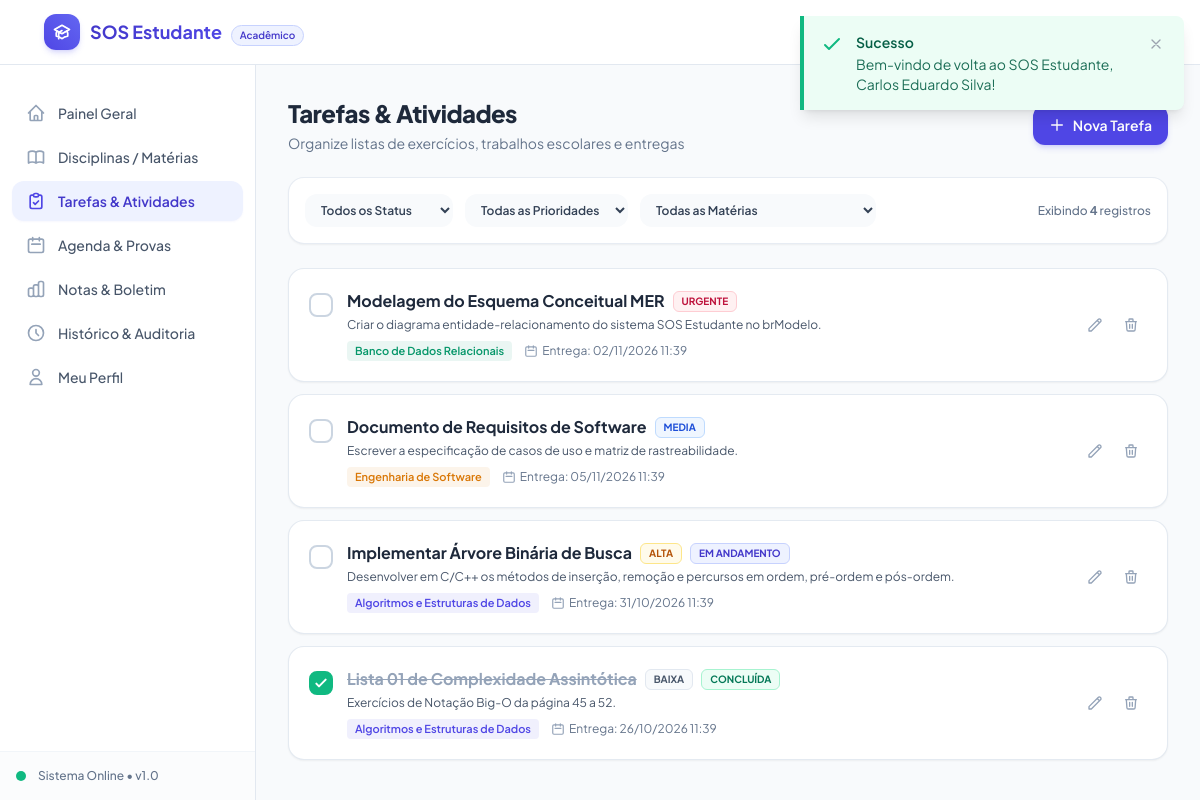
Page /index.php?route=tasks (signed in) on the committed database.
### tables this page shows
CREATE TABLE IF NOT EXISTS `tarefas` (
  `id` INT AUTO_INCREMENT PRIMARY KEY,
  `usuario_id` INT NOT NULL,
  `disciplina_id` INT NULL,
  `titulo` VARCHAR(180) NOT NULL,
  `descricao` TEXT NULL,
  `data_entrega` DATETIME NULL,
  `prioridade` ENUM('baixa', 'media', 'alta', 'urgente') NOT NULL DEFAULT 'media',
  `status` ENUM('pendente', 'em_andamento', 'concluida') NOT NULL DEFAULT 'pendente',
  `concluida_em` DATETIME NULL,
  `created_at` TIMESTAMP DEFAULT CURRENT_TIMESTAMP,
  `updated_at` TIMESTAMP DEFAULT CURRENT_TIMESTAMP ON UPDATE CURRENT_TIMESTAMP,
  CONSTRAINT `fk_tarefas_usuario` FOREIGN KEY (`usuario_id`) 
    REFERENCES `usuarios` (`id`) ON DELETE CASCADE ON UPDATE CASCADE,
  CONSTRAINT `fk_tarefas_disciplina` FOREIGN KEY (`disciplina_id`) 
    REFERENCES `disciplinas` (`id`) ON DELETE SET NULL ON UPDATE CASCADE
);

CREATE TABLE IF NOT EXISTS `disciplinas` (
  `id` INT AUTO_INCREMENT PRIMARY KEY,
  `usuario_id` INT NOT NULL,
  `nome` VARCHAR(120) NOT NULL,
  `codigo` VARCHAR(30) NULL,
  `professor` VARCHAR(120) NULL,
  `sala` VARCHAR(60) NULL,
  `cor` VARCHAR(20) NOT NULL DEFAULT '#4F46E5',
  `semestre` VARCHAR(30) NULL,
  `carga_horaria` INT NULL,
  `media_minima` DECIMAL(4,2) NOT NULL DEFAULT 7.00,
  `status` ENUM('em_andamento', 'aprovado', 'reprovado') NOT NULL DEFAULT 'em_andamento',
  `created_at` TIMESTAMP DEFAULT CURRENT_TIMESTAMP,
  `updated_at` TIMESTAMP DEFAULT CURRENT_TIMESTAMP ON UPDATE CURRENT_TIMESTAMP,
  CONSTRAINT `fk_disciplinas_usuario` FOREIGN KEY (`usuario_id`) 
    REFERENCES `usuarios` (`id`) ON DELETE CASCADE ON UPDATE CASCADE
);

### views/tasks/index.php (the view, shortened to what the rows shown need)
<?php
require_once __DIR__ . '/../layouts/header.php';
?>
<div class="flex-1 flex overflow-hidden">
    <main class="flex-1 overflow-y-auto bg-slate-50 p-4 sm:p-6 lg:p-8">
        <div class="flex flex-col sm:flex-row sm:items-center sm:justify-between gap-4 mb-6">
            <div>
                <h1 class="text-2xl font-black text-slate-800 tracking-tight">Tarefas & Atividades</h1>
            </div>
        </div>
        <?php if (empty($tasks)): ?>
            <div class="bg-white rounded-2xl border border-slate-200 p-12 text-center max-w-lg mx-auto my-8">
                <div class="w-16 h-16 rounded-2xl bg-brand-50 text-brand-600 flex items-center justify-center mx-auto mb-4">
                    <svg class="w-8 h-8" fill="none" viewBox="0 0 24 24" stroke="currentColor">
                        <path stroke-linecap="round" stroke-linejoin="round" stroke-width="2" d="M9 5H7a2 2 0 00-2 2v12a2 2 0 002 2h10a2 2 0 002-2V7a2 2 0 00-2-2h-2M9 5a2 2 0 002 2h2a2 2 0 002-2M9 5a2 2 0 012-2h2a2 2 0 012 2" />
                    </svg>
                </div>
                <h3 class="text-lg font-bold text-slate-800">Nenhuma tarefa encontrada</h3>
                <p class="text-sm text-slate-500 mt-2 mb-6">Não há tarefas cadastradas para os filtros selecionados.</p>
                <button type="button" onclick="Modal.open('new-task-modal')" class="px-5 py-2.5 rounded-xl bg-brand-600 text-white font-semibold text-sm shadow hover:bg-brand-700 transition">
                    Adicionar Nova Tarefa
                </button>
            </div>
        <?php else: ?>
            <div class="space-y-3">
                <?php foreach ($tasks as $t): ?>
                    <?php
                        $isCompleted = ($t['status'] === 'concluida');
                        $isOverdue = (!$isCompleted && !empty($t['data_entrega']) && strtotime($t['data_entrega']) < time());
                        $prioBadge = [
                            'urgente' => 'bg-rose-50 text-rose-700 border-rose-200',
                            'alta'    => 'bg-amber-50 text-amber-700 border-amber-200',
                            'media'   => 'bg-blue-50 text-blue-700 border-blue-200',
                            'baixa'   => 'bg-slate-50 text-slate-600 border-slate-200',
                        ];
                    ?>
                    <div class="bg-white rounded-2xl border <?= $isOverdue ? 'border-rose-300 ring-1 ring-rose-200' : 'border-slate-200/90' ?> p-4 sm:p-5 shadow-sm hover:shadow-md transition flex flex-col sm:flex-row sm:items-center justify-between gap-4">
                        <div class="flex items-start space-x-3.5">
                            <form action="index.php?route=tasks/toggle" method="POST" class="mt-1">
                                <button type="submit"
                                        class="w-6 h-6 rounded-lg border-2 <?= $isCompleted ? 'bg-emerald-500 border-emerald-500 text-white' : 'border-slate-300 hover:border-brand-500 bg-white' ?> flex items-center justify-center transition"
                                        title="<?= $isCompleted ? 'Reabrir tarefa' : 'Marcar como concluída' ?>">
                                    <?php if ($isCompleted): ?>
                                        <svg class="w-4 h-4" fill="none" viewBox="0 0 24 24" stroke="currentColor">
                                            <path stroke-linecap="round" stroke-linejoin="round" stroke-width="3" d="M5 13l4 4L19 7" />
                                        </svg>
                                    <?php endif; ?>
                                </button>
                            </form>
                            <div>
                                <div class="flex flex-wrap items-center gap-2">
                                    <h3 class="text-sm sm:text-base font-bold <?= $isCompleted ? 'line-through text-slate-400' : 'text-slate-800' ?>">
                                        <?= htmlspecialchars($t['titulo']) ?>
                                    </h3>
                                    <span class="px-2 py-0.5 text-[10px] font-bold uppercase rounded-md border <?= $prioBadge[$t['prioridade']] ?? 'bg-slate-100' ?>">
                                        <?= htmlspecialchars($t['prioridade']) ?>
                                    </span>
                                    <?php if ($t['status'] === 'em_andamento'): ?>
                                        <span class="px-2 py-0.5 text-[10px] font-bold uppercase rounded-md bg-indigo-50 text-brand-700 border border-brand-200">
                                            Em Andamento
                                        </span>
                                    <?php elseif ($isCompleted): ?>
                                        <span class="px-2 py-0.5 text-[10px] font-bold uppercase rounded-md bg-emerald-50 text-emerald-700 border border-emerald-200">
                                            Concluída
                                        </span>
                                    <?php endif; ?>
                                </div>
                                <?php if (!empty($t['descricao'])): ?>
                                    <p class="text-xs text-slate-600 mt-1 max-w-2xl line-clamp-2">
                                        <?= htmlspecialchars($t['descricao']) ?>
                                    </p>
                                <?php endif; ?>
                                <div class="flex flex-wrap items-center gap-3 mt-2 text-xs text-slate-500">
                                    <?php if (!empty($t['disciplina_nome'])): ?>
                                        <span class="inline-flex items-center px-2 py-0.5 rounded text-[11px] font-semibold" style="background-color: <?= htmlspecialchars($t['disciplina_cor']) ?>15; color: <?= htmlspecialchars($t['disciplina_cor']) ?>;">
                                            <?= htmlspecialchars($t['disciplina_nome']) ?>
                                        </span>
                                    <?php endif; ?>
                                    <?php if (!empty($t['data_entrega'])): ?>
                                        <span class="flex items-center <?= $isOverdue ? 'text-rose-600 font-bold' : 'text-slate-500' ?>">
                                            <svg class="w-3.5 h-3.5 mr-1 text-slate-400" fill="none" viewBox="0 0 24 24" stroke="currentColor">
                                                <path stroke-linecap="round" stroke-linejoin="round" stroke-width="2" d="M8 7V3m8 4V3m-9 8h10M5 21h14a2 2 0 002-2V7a2 2 0 00-2-2H5a2 2 0 00-2 2v12a2 2 0 002 2z" />
                                            </svg>
                                            Entrega: <?= date('d/m/Y H:i', strtotime($t['data_entrega'])) ?>
                                        </span>
                                    <?php endif; ?>
                                </div>
                            </div>
                        </div>
                        <div class="flex items-center space-x-1 sm:self-center border-t sm:border-t-0 pt-2 sm:pt-0 border-slate-100 justify-end">
                            <button type="button"
                                    onclick='openEditTaskModal(<?= json_encode($t, JSON_HEX_TAG | JSON_HEX_APOS | JSON_HEX_QUOT | JSON_HEX_AMP) ?>)'
                                    class="p-2 rounded-xl text-slate-400 hover:text-brand-600 hover:bg-brand-50 transition" title="Editar Tarefa">
                                <svg class="w-4 h-4" fill="none" viewBox="0 0 24 24" stroke="currentColor">
                                    <path stroke-linecap="round" stroke-linejoin="round" stroke-width="2" d="M15.232 5.232l3.536 3.536m-2.036-5.036a2.5 2.5 0 113.536 3.536L6.5 21.036H3v-3.572L16.732 3.732z" />
                                </svg>
                            </button>
                            <form action="index.php?route=tasks/delete" method="POST" class="inline" data-confirm="Tem certeza que deseja excluir esta tarefa permanentemente?">
                                <button type="submit" class="p-2 rounded-xl text-slate-400 hover:text-rose-600 hover:bg-rose-50 transition" title="Excluir Tarefa">
                                    <svg class="w-4 h-4" fill="none" viewBox="0 0 24 24" stroke="currentColor">
                                        <path stroke-linecap="round" stroke-linejoin="round" stroke-width="2" d="M19 7l-.867 12.142A2 2 0 0116.138 21H7.862a2 2 0 01-1.995-1.858L5 7m5 4v6m4-6v6m1-10V4a1 1 0 00-1-1h-4a1 1 0 00-1 1v3M4 7h16" />
                                    </svg>
                                </button>
                            </form>
                        </div>
                    </div>
                <?php endforeach; ?>
            </div>
        <?php endif; ?>
    </main>
</div>
<?php require_once __DIR__ . '/../layouts/footer.php'; ?>

### rows in the picture
tarefas: titulo "Modelagem do Esquema Conceitual MER", prioridade "URGENTE", descricao "Criar o diagrama entidade-relacionamento do sistema SOS Estudante no brModelo.", disciplina.nome "Banco de Dados Relacionais", data_entrega "02/11/2026 11:39"
tarefas: titulo "Documento de Requisitos de Software", prioridade "MEDIA", descricao "Escrever a especificação de casos de uso e matriz de rastreabilidade.", disciplina.nome "Engenharia de Software", data_entrega "05/11/2026 11:39"
tarefas: titulo "Implementar Árvore Binária de Busca", prioridade "ALTA", status "EM ANDAMENTO", descricao "Desenvolver em C/C++ os métodos de inserção, remoção e percursos em ordem, pré-ordem e pós-ordem.", disciplina.nome "Algoritmos e Estruturas de Dados", data_entrega "31/10/2026 11:39"
tarefas: status "concluida" (drawn), titulo "Lista 01 de Complexidade Assintótica", prioridade "BAIXA", descricao "Exercícios de Notação Big-O da página 45 a 52.", disciplina.nome "Algoritmos e Estruturas de Dados", data_entrega "26/10/2026 11:39"

### other values in the picture
$item['label'] "Painel Geral"
$item['label'] "Disciplinas / Matérias"
$item['label'] "Tarefas & Atividades"
$item['label'] "Agenda & Provas"
$item['label'] "Notas & Boletim"
$item['label'] "Histórico & Auditoria"
$item['label'] "Meu Perfil"
count($tasks) "4"
